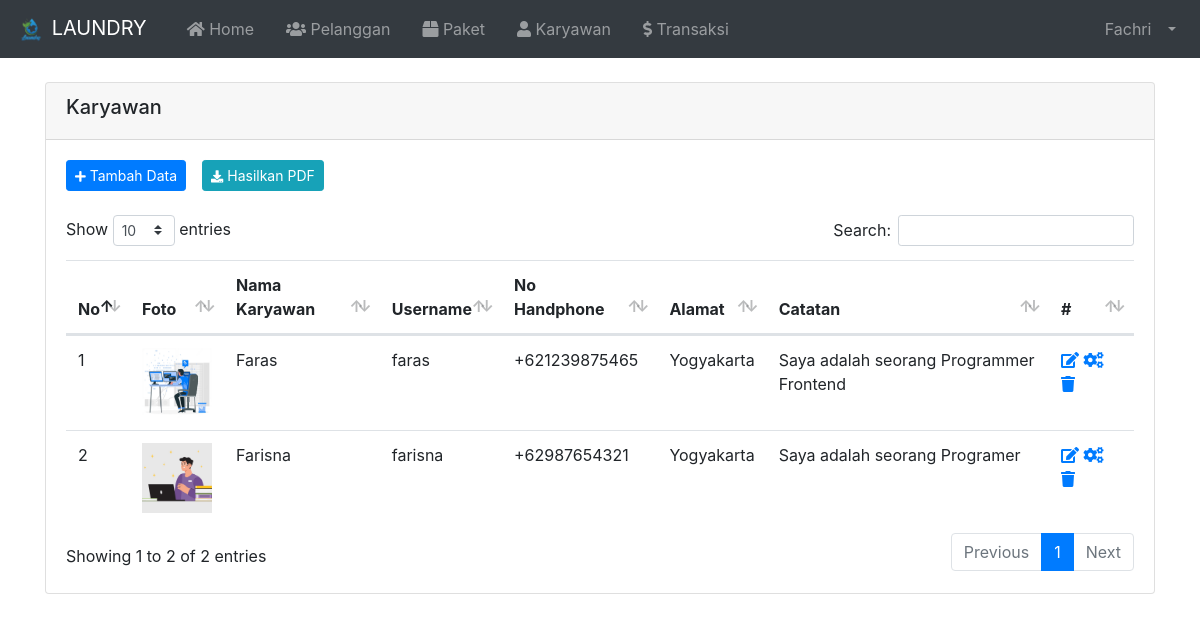
The app's page /index.php?page=Karyawan (signed in) with its own data.
### tables this page shows
CREATE TABLE `tbl_karyawan` (
  `id` int(11) NOT NULL,
  `nama` varchar(100) NOT NULL,
  `username` varchar(30) NOT NULL,
  `password` varchar(255) NOT NULL,
  `email` varchar(255) NOT NULL,
  `no_hp` varchar(20) NOT NULL,
  `alamat` varchar(100) NOT NULL,
  `catatan` varchar(255) NOT NULL,
  `image` varchar(255) NOT NULL,
  `role` varchar(20) NOT NULL
);

### index.php (called while the page is built, shortened)
<?php
  require 'load/config.php';
  require 'load/function.php';
?>
<?php require_once 'header.php'; ?>
<?php require 'content.php'; ?>
<?php require_once 'footer.php'; ?>

### load/function.php (called while the page is built, shortened)
<?php
  require 'config.php';
  function viewDatas( $query ) {
    global $koneksi;
    $result = mysqli_query($koneksi, $query);
    $rows = [];
      while ($row = mysqli_fetch_assoc($result)) {
        $rows[] = $row;
      }
    return $rows;
  }
?>

### page/karyawan/karyawan.php (the view, shortened to what this page needs)
<div class="container">
  <div class="card mt-4">
    <div class="card-header">
      <h5>Karyawan</h5>
    </div>
    <div class="card-body">
      <div class="d-flex justify-content-start mb-4">
        <a href="?page=TambahKaryawan" type="button" class="btn btn-sm btn-primary mr-3"><i class="fas fa-plus fa-sm text-white"></i> Tambah Data</a>
        <a href="page/karyawan/laporankaryawan.php" target="_blank" type="button" class="btn btn-sm btn-info mr-3"><i class="fas fa-download fa-sm text-white"></i> Hasilkan PDF</a>
      </div>
      <table id="dataTables" class="table table-hover">
        <thead>
          <tr>
            <th>No</th>
            <th>Foto</th>
            <th>Nama Karyawan</th>
            <th>Username</th>
            <th>No Handphone</th>
            <th>Alamat</th>
            <th>Catatan</th>
            <th>#</th>
          </tr>
        </thead>
        <tbody>
          <?php $no = 1; ?>
          <?php $karyawan = viewDatas("SELECT * FROM `tbl_karyawan` WHERE tbl_karyawan.role = 'Karyawan'"); ?>
          <?php foreach($karyawan as $data) : ?>
          <tr>
            <td><?= $no++;?></td>
            <td><img class="img" width="70px" height="70px" src="upload/karyawan/<?= $data['image']; ?>"
                alt="<?= $data['nama']; ?>">
            <td><?= $data['nama']; ?></td>
            <td><?= $data['username']; ?></td>
            <td><?= $data['no_hp']; ?></td>
            <td><?= $data['alamat']; ?></td>
            <td><?= $data['catatan']; ?></td>
            <td>
              <a href="?page=EditKaryawan&id=<?php echo $data['id']; ?>">
                <span class="fas fa-edit"></span>
              </a>
              <a href="?page=PengaturanKaryawan&id=<?php echo $data['id']; ?>">
                <span class="fas fa-cogs"></span>
              </a>
              <a href="?page=HapusKaryawan&id=<?php echo $data['id']; ?>"
                onclick="return confirm('Yakin ingin hapus <?= $data['nama']; ?>');">
                <span class="fas fa-trash"></span>
            </td>
          </tr>
          <?php endforeach; ?>
        </tbody>
      </table>
    </div>
  </div>
</div>

### header.php (shortened to what this page needs)
<?php
  $id = $_SESSION['id'];
  $result = mysqli_query($koneksi, "SELECT * FROM tbl_karyawan WHERE id = '$id'");
  $user = mysqli_fetch_assoc($result);
?>
<!DOCTYPE html>
<html lang="en">
<head>
	<link rel="stylesheet" href="asset/vendor/bootstrap-4.5.3/css/bootstrap.min.css">
	<link rel="stylesheet" href="asset/vendor/fontawesome/css/all.min.css">
	<link rel="stylesheet" href="asset/vendor/datatables-b4/datatables.min.css">
</head>
<body>
	<nav class="navbar navbar-expand-lg navbar-dark bg-dark">
		<a class="navbar-brand" href="index.php">
			<img src="asset/img/icon.png" width="30" height="30" alt="">
			LAUNDRY
		</a>
		<div class="collapse navbar-collapse" id="navbarSupportedContent">
			<ul class="navbar-nav mr-auto">
				<li class="nav-item ml-3">
					<a class="nav-link" href="index.php"><i class="fas fa-home"></i> Home<span class="sr-only">(current)</span></a>
				</li>
				<li class="nav-item ml-3">
					<a class="nav-link" href="?page=Pelanggan"><i class="fas fa-users"></i> Pelanggan</a>
				</li>
				<li class="nav-item ml-3">
					<a class="nav-link" href="?page=Paket"><i class="fas fa-box"></i> Paket</a>
				</li>
				<?php if ($user['role'] == 'Admin') : ?>
				<li class="nav-item ml-3">
					<a class="nav-link" href="?page=Karyawan"><i class="fas fa-user"></i> Karyawan</a>
				</li>
				<?php endif; ?>
				<li class="nav-item ml-3">
					<a class="nav-link " href="?page=Transaksi"><i class="fas fa-dollar-sign"></i> Transaksi</a>
				</li>
			</ul>
			<ul class="navbar-nav ml-auto">
				<li class="nav-item dropdown">
					<a class="nav-link dropdown-toggle" href="#" id="userDropdown" role="button" data-toggle="dropdown"
						aria-haspopup="true" aria-expanded="false">
						<span class="mr-2 d-none d-lg-inline"><?= $user['nama']; ?></span>
					</a>
				</li>
			</ul>
		</div>
	</nav>

### content.php (shortened to what this page needs)
<?php
  switch (@$_GET['page']) {
		case 'Karyawan':
			include 'page/karyawan/karyawan.php';
			break;
  }
?>

### footer.php (shortened to what this page needs)
</body>
</html>

### records on screen
tbl_karyawan: nama "Fachri"
tbl_karyawan: image (picture), nama "Faras", username "faras", no_hp "+621239875465", alamat "Yogyakarta", catatan "Saya adalah seorang Programmer Frontend"
tbl_karyawan: image (picture), nama "Farisna", username "farisna", no_hp "+62987654321", alamat "Yogyakarta", catatan "Saya adalah seorang Programer"
